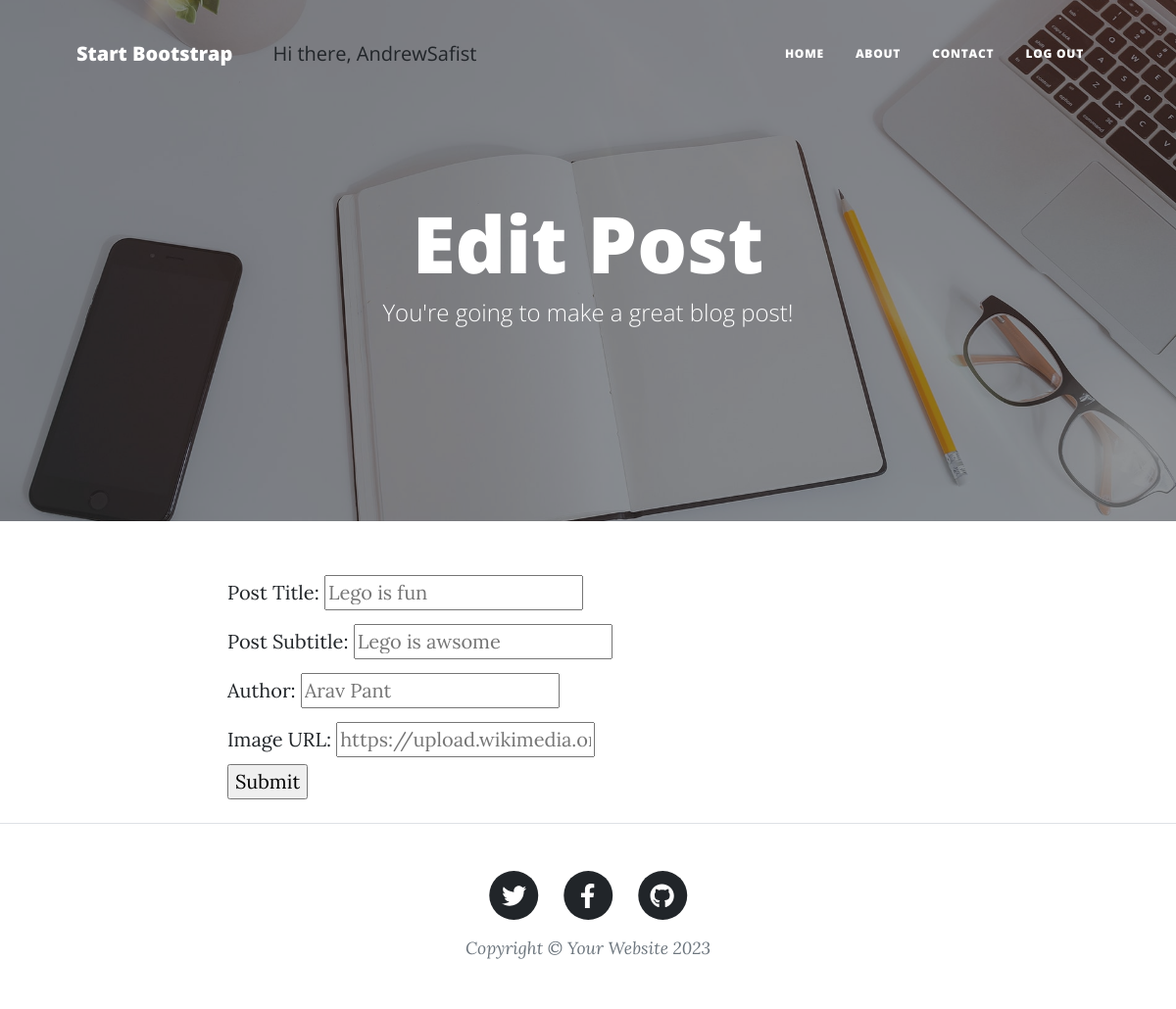
Screenshot of /edit/2 (signed in) with the database file from the repository.
### tables this page shows
CREATE TABLE blog_post (id INTEGER NOT NULL, title VARCHAR (250) NOT NULL, date VARCHAR (250) NOT NULL, body TEXT NOT NULL, author VARCHAR (250) NOT NULL, img_url VARCHAR (250) NOT NULL, subtitle VARCHAR (250) NOT NULL, PRIMARY KEY (id), UNIQUE (title));

### main.py (the view)
@app.route('/edit/<pid>')
def edit(pid):
    if 'name' in session and session['name'] == 'AndrewSafist':
        conn = sqlite3.connect('./instance/posts.db')
        conn.row_factory = sqlite3.Row
        cur = conn.cursor()
        cur.execute(f'SELECT * FROM blog_post WHERE id = {pid}')
        values = cur.fetchone()
        print(dict(values))
        conn.close()
        return render_template('edit.html', post=dict(values), pid=pid)
    else:
        return 'Unauthorized.'

### templates/edit.html (shortened to what this page needs)
{% block content %} {% include "header.html" %}
<header
  class="masthead"
  style="background-image: url('../static/assets/img/edit-bg.jpg')"
>
  <div class="container position-relative px-4 px-lg-5">
    <div class="row gx-4 gx-lg-5 justify-content-center">
      <div class="col-md-10 col-lg-8 col-xl-7">
        <div class="page-heading">
          <h1>Edit Post</h1>
          <span class="subheading"
            >You're going to make a great blog post!</span
          >
        </div>
      </div>
    </div>
  </div>
</header>
<main class="mb-4">
  <div class="container">
    <div class="row">
      <div class="col-lg-8 col-md-10 mx-auto">
        <form action="/modify/{{ pid }}" method="post">
          <label>Post Title:</label>
          <input type="text" name="title" id="title" required placeholder="{{ post['title'] }}">
          <br>
          <label>Post Subtitle:</label>
          <input type="text" name="subtitle" required placeholder="{{ post['subtitle'] }}">
          <br>
          <label>Author:</label>
          <input type="text" name="author" required placeholder="{{ post['author'] }}">
          <br>
          <label>Image URL:</label>
          <input type="url" name="url" required placeholder="{{ post['img_url'] }}">
          <br>
          <input type="submit">
        </form>
      </div>
    </div>
  </div>
</main>
{% include "footer.html" %} {% endblock %}

### rows the page displays
blog_post: title "Lego is fun", subtitle "Lego is awsome", author "Arav Pant", url "https://upload.wikimedia.org/wikipedia/commons/thumb/3/32/Lego_Color_Bricks.jpg/2560px-Lego_Color_Bricks.jpg"

### other values shown
{{ session['name'] }} "AndrewSafist"
